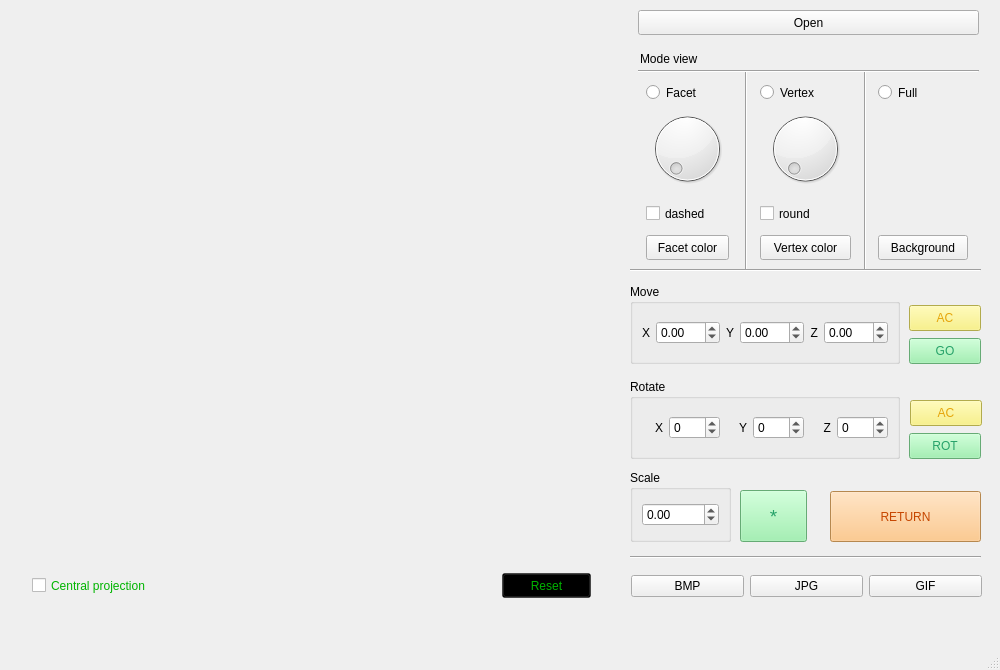
<?xml version="1.0" encoding="UTF-8"?>
<ui version="4.0">
 <class>MainWindow</class>
 <widget class="QMainWindow" name="MainWindow">
  <property name="geometry">
   <rect>
    <x>0</x>
    <y>0</y>
    <width>1000</width>
    <height>670</height>
   </rect>
  </property>
  <property name="windowTitle">
   <string>3D Viwer</string>
  </property>
  <widget class="QWidget" name="centralwidget">
   <widget class="myglwidget" name="glWidget" native="true">
    <property name="geometry">
     <rect>
      <x>10</x>
      <y>10</y>
      <width>600</width>
      <height>600</height>
     </rect>
    </property>
    <widget class="QPushButton" name="pushButton_resetBasis">
     <property name="geometry">
      <rect>
       <x>492</x>
       <y>563</y>
       <width>89</width>
       <height>25</height>
      </rect>
     </property>
     <property name="styleSheet">
      <string notr="true">color: rgb(0, 180, 0);
background-color: rgba(0, 0, 0, 100);
border-color: rgb(0, 255, 0);</string>
     </property>
     <property name="text">
      <string>Reset</string>
     </property>
    </widget>
    <widget class="QCheckBox" name="checkBox_projection">
     <property name="geometry">
      <rect>
       <x>22</x>
       <y>564</y>
       <width>161</width>
       <height>23</height>
      </rect>
     </property>
     <property name="styleSheet">
      <string notr="true">color: rgb(0, 180, 0);</string>
     </property>
     <property name="text">
      <string>Central projection</string>
     </property>
    </widget>
    <widget class="QWidget" name="">
     <property name="geometry">
      <rect>
       <x>11</x>
       <y>6</y>
       <width>581</width>
       <height>65</height>
      </rect>
     </property>
     <layout class="QGridLayout" name="gridLayout_2">
      <item row="0" column="0">
       <widget class="QLabel" name="label_modelName">
        <property name="font">
         <font>
          <underline>false</underline>
          <strikeout>false</strikeout>
         </font>
        </property>
        <property name="styleSheet">
         <string notr="true">color: rgb(0, 180, 0);</string>
        </property>
        <property name="text">
         <string/>
        </property>
       </widget>
      </item>
      <item row="1" column="0">
       <widget class="QLabel" name="label_vertex_amount">
        <property name="font">
         <font>
          <underline>false</underline>
          <strikeout>false</strikeout>
         </font>
        </property>
        <property name="styleSheet">
         <string notr="true">color: rgb(0, 180, 0);</string>
        </property>
        <property name="text">
         <string/>
        </property>
       </widget>
      </item>
      <item row="2" column="0">
       <widget class="QLabel" name="label_facet_amount">
        <property name="font">
         <font>
          <underline>false</underline>
          <strikeout>false</strikeout>
         </font>
        </property>
        <property name="styleSheet">
         <string notr="true">color: rgb(0, 180, 0);</string>
        </property>
        <property name="text">
         <string/>
        </property>
       </widget>
      </item>
     </layout>
    </widget>
   </widget>
   <widget class="QPushButton" name="pushButton_1">
    <property name="geometry">
     <rect>
      <x>638</x>
      <y>10</y>
      <width>341</width>
      <height>25</height>
     </rect>
    </property>
    <property name="text">
     <string>Open</string>
    </property>
   </widget>
   <widget class="QPushButton" name="pushButton_setColor">
    <property name="geometry">
     <rect>
      <x>646</x>
      <y>235</y>
      <width>83</width>
      <height>25</height>
     </rect>
    </property>
    <property name="text">
     <string>Facet color</string>
    </property>
   </widget>
   <widget class="QPushButton" name="pushButton_setColor_2">
    <property name="geometry">
     <rect>
      <x>760</x>
      <y>235</y>
      <width>91</width>
      <height>25</height>
     </rect>
    </property>
    <property name="text">
     <string>Vertex color</string>
    </property>
   </widget>
   <widget class="QGroupBox" name="groupBox_3">
    <property name="geometry">
     <rect>
      <x>630</x>
      <y>379</y>
      <width>270</width>
      <height>80</height>
     </rect>
    </property>
    <property name="title">
     <string>Rotate</string>
    </property>
    <layout class="QHBoxLayout" name="horizontalLayout_9">
     <item>
      <widget class="QLabel" name="label_4">
       <property name="text">
        <string>X</string>
       </property>
       <property name="alignment">
        <set>Qt::AlignRight|Qt::AlignTrailing|Qt::AlignVCenter</set>
       </property>
      </widget>
     </item>
     <item>
      <widget class="QSpinBox" name="spinBox_xRotate">
       <property name="minimum">
        <number>-360</number>
       </property>
       <property name="maximum">
        <number>360</number>
       </property>
      </widget>
     </item>
     <item>
      <widget class="QLabel" name="label_5">
       <property name="text">
        <string>Y</string>
       </property>
       <property name="alignment">
        <set>Qt::AlignRight|Qt::AlignTrailing|Qt::AlignVCenter</set>
       </property>
      </widget>
     </item>
     <item>
      <widget class="QSpinBox" name="spinBox_yRotate">
       <property name="minimum">
        <number>-360</number>
       </property>
       <property name="maximum">
        <number>360</number>
       </property>
      </widget>
     </item>
     <item>
      <widget class="QLabel" name="label_6">
       <property name="text">
        <string>Z</string>
       </property>
       <property name="alignment">
        <set>Qt::AlignRight|Qt::AlignTrailing|Qt::AlignVCenter</set>
       </property>
      </widget>
     </item>
     <item>
      <widget class="QSpinBox" name="spinBox_zRotate">
       <property name="minimum">
        <number>-360</number>
       </property>
       <property name="maximum">
        <number>360</number>
       </property>
      </widget>
     </item>
    </layout>
   </widget>
   <widget class="QGroupBox" name="groupBox_5">
    <property name="geometry">
     <rect>
      <x>630</x>
      <y>470</y>
      <width>101</width>
      <height>72</height>
     </rect>
    </property>
    <property name="title">
     <string>Scale</string>
    </property>
    <layout class="QGridLayout" name="gridLayout">
     <item row="0" column="0">
      <widget class="QDoubleSpinBox" name="doubleSpinBox_Scale">
       <property name="minimum">
        <double>-100.000000000000000</double>
       </property>
       <property name="maximum">
        <double>100.000000000000000</double>
       </property>
      </widget>
     </item>
    </layout>
   </widget>
   <widget class="QPushButton" name="pushButton_resetMove">
    <property name="geometry">
     <rect>
      <x>830</x>
      <y>491</y>
      <width>151</width>
      <height>51</height>
     </rect>
    </property>
    <property name="styleSheet">
     <string notr="true">background-color: rgb(255, 190, 111);
color: rgb(198, 70, 0);</string>
    </property>
    <property name="text">
     <string>RETURN</string>
    </property>
   </widget>
   <widget class="QPushButton" name="pushButton_setColor_3">
    <property name="geometry">
     <rect>
      <x>878</x>
      <y>235</y>
      <width>90</width>
      <height>25</height>
     </rect>
    </property>
    <property name="text">
     <string>Background</string>
    </property>
   </widget>
   <widget class="QDial" name="dial_facet">
    <property name="geometry">
     <rect>
      <x>646</x>
      <y>99</y>
      <width>83</width>
      <height>100</height>
     </rect>
    </property>
    <property name="minimum">
     <number>1</number>
    </property>
    <property name="maximum">
     <number>6</number>
    </property>
   </widget>
   <widget class="QCheckBox" name="checkBox_dashed">
    <property name="geometry">
     <rect>
      <x>646</x>
      <y>202</y>
      <width>75</width>
      <height>23</height>
     </rect>
    </property>
    <property name="text">
     <string>dashed</string>
    </property>
   </widget>
   <widget class="Line" name="line">
    <property name="geometry">
     <rect>
      <x>726</x>
      <y>70</y>
      <width>41</width>
      <height>200</height>
     </rect>
    </property>
    <property name="orientation">
     <enum>Qt::Vertical</enum>
    </property>
   </widget>
   <widget class="Line" name="line_2">
    <property name="geometry">
     <rect>
      <x>855</x>
      <y>70</y>
      <width>20</width>
      <height>200</height>
     </rect>
    </property>
    <property name="orientation">
     <enum>Qt::Vertical</enum>
    </property>
   </widget>
   <widget class="Line" name="line_3">
    <property name="geometry">
     <rect>
      <x>638</x>
      <y>63</y>
      <width>341</width>
      <height>16</height>
     </rect>
    </property>
    <property name="orientation">
     <enum>Qt::Horizontal</enum>
    </property>
   </widget>
   <widget class="QGroupBox" name="groupBox_2">
    <property name="geometry">
     <rect>
      <x>630</x>
      <y>284</y>
      <width>270</width>
      <height>80</height>
     </rect>
    </property>
    <property name="title">
     <string>Move</string>
    </property>
    <layout class="QHBoxLayout" name="horizontalLayout_7">
     <item>
      <widget class="QLabel" name="label">
       <property name="text">
        <string>X</string>
       </property>
       <property name="alignment">
        <set>Qt::AlignRight|Qt::AlignTrailing|Qt::AlignVCenter</set>
       </property>
      </widget>
     </item>
     <item>
      <widget class="QDoubleSpinBox" name="doubleSpinBox_xMove">
       <property name="minimum">
        <double>-10000.000000000000000</double>
       </property>
       <property name="maximum">
        <double>10000.000000000000000</double>
       </property>
      </widget>
     </item>
     <item>
      <widget class="QLabel" name="label_2">
       <property name="text">
        <string>Y</string>
       </property>
       <property name="alignment">
        <set>Qt::AlignRight|Qt::AlignTrailing|Qt::AlignVCenter</set>
       </property>
      </widget>
     </item>
     <item>
      <widget class="QDoubleSpinBox" name="doubleSpinBox_yMove">
       <property name="minimum">
        <double>-10000.000000000000000</double>
       </property>
       <property name="maximum">
        <double>10000.000000000000000</double>
       </property>
      </widget>
     </item>
     <item>
      <widget class="QLabel" name="label_3">
       <property name="text">
        <string>Z</string>
       </property>
       <property name="alignment">
        <set>Qt::AlignRight|Qt::AlignTrailing|Qt::AlignVCenter</set>
       </property>
      </widget>
     </item>
     <item>
      <widget class="QDoubleSpinBox" name="doubleSpinBox_zMove">
       <property name="minimum">
        <double>-10000.000000000000000</double>
       </property>
       <property name="maximum">
        <double>10000.000000000000000</double>
       </property>
      </widget>
     </item>
    </layout>
   </widget>
   <widget class="Line" name="line_4">
    <property name="geometry">
     <rect>
      <x>630</x>
      <y>260</y>
      <width>351</width>
      <height>20</height>
     </rect>
    </property>
    <property name="orientation">
     <enum>Qt::Horizontal</enum>
    </property>
   </widget>
   <widget class="QLabel" name="label_7">
    <property name="geometry">
     <rect>
      <x>640</x>
      <y>50</y>
      <width>151</width>
      <height>17</height>
     </rect>
    </property>
    <property name="font">
     <font>
      <bold>false</bold>
     </font>
    </property>
    <property name="text">
     <string>Mode view</string>
    </property>
   </widget>
   <widget class="Line" name="line_6">
    <property name="geometry">
     <rect>
      <x>630</x>
      <y>547</y>
      <width>351</width>
      <height>20</height>
     </rect>
    </property>
    <property name="orientation">
     <enum>Qt::Horizontal</enum>
    </property>
   </widget>
   <widget class="QDial" name="dial_vertex">
    <property name="geometry">
     <rect>
      <x>764</x>
      <y>99</y>
      <width>83</width>
      <height>100</height>
     </rect>
    </property>
    <property name="minimum">
     <number>1</number>
    </property>
    <property name="maximum">
     <number>20</number>
    </property>
   </widget>
   <widget class="QCheckBox" name="checkBox_round">
    <property name="geometry">
     <rect>
      <x>760</x>
      <y>202</y>
      <width>66</width>
      <height>23</height>
     </rect>
    </property>
    <property name="text">
     <string>round</string>
    </property>
   </widget>
   <widget class="QPushButton" name="pushButton_moveReset">
    <property name="geometry">
     <rect>
      <x>909</x>
      <y>305</y>
      <width>72</width>
      <height>26</height>
     </rect>
    </property>
    <property name="styleSheet">
     <string notr="true">color: rgb(229, 165, 10);
background-color: rgb(249, 240, 107);</string>
    </property>
    <property name="text">
     <string>AC</string>
    </property>
   </widget>
   <widget class="QPushButton" name="pushButton_go">
    <property name="geometry">
     <rect>
      <x>909</x>
      <y>338</y>
      <width>72</width>
      <height>26</height>
     </rect>
    </property>
    <property name="styleSheet">
     <string notr="true">background-color: rgb(143, 240, 164);
color: rgb(38, 162, 105);</string>
    </property>
    <property name="text">
     <string>GO</string>
    </property>
   </widget>
   <widget class="QPushButton" name="pushButton_rotate">
    <property name="geometry">
     <rect>
      <x>909</x>
      <y>433</y>
      <width>72</width>
      <height>26</height>
     </rect>
    </property>
    <property name="styleSheet">
     <string notr="true">background-color: rgb(143, 240, 164);
color: rgb(38, 162, 105);</string>
    </property>
    <property name="text">
     <string>ROT</string>
    </property>
   </widget>
   <widget class="QPushButton" name="pushButton_scale">
    <property name="geometry">
     <rect>
      <x>740</x>
      <y>490</y>
      <width>67</width>
      <height>52</height>
     </rect>
    </property>
    <property name="font">
     <font>
      <pointsize>14</pointsize>
     </font>
    </property>
    <property name="styleSheet">
     <string notr="true">background-color: rgb(143, 240, 164);
color: rgb(38, 162, 105);</string>
    </property>
    <property name="text">
     <string>*</string>
    </property>
   </widget>
   <widget class="QPushButton" name="pushButton_rotateReset">
    <property name="geometry">
     <rect>
      <x>910</x>
      <y>400</y>
      <width>72</width>
      <height>26</height>
     </rect>
    </property>
    <property name="styleSheet">
     <string notr="true">color: rgb(229, 165, 10);
background-color: rgb(249, 240, 107);</string>
    </property>
    <property name="text">
     <string>AC</string>
    </property>
   </widget>
   <widget class="QRadioButton" name="radio_facet">
    <property name="geometry">
     <rect>
      <x>646</x>
      <y>81</y>
      <width>62</width>
      <height>23</height>
     </rect>
    </property>
    <property name="text">
     <string>Facet</string>
    </property>
   </widget>
   <widget class="QRadioButton" name="radio_vertex">
    <property name="geometry">
     <rect>
      <x>760</x>
      <y>81</y>
      <width>71</width>
      <height>23</height>
     </rect>
    </property>
    <property name="text">
     <string>Vertex</string>
    </property>
   </widget>
   <widget class="QRadioButton" name="radio_full">
    <property name="geometry">
     <rect>
      <x>878</x>
      <y>81</y>
      <width>50</width>
      <height>23</height>
     </rect>
    </property>
    <property name="text">
     <string>Full</string>
    </property>
   </widget>
   <widget class="QWidget" name="layoutWidget">
    <property name="geometry">
     <rect>
      <x>631</x>
      <y>573</y>
      <width>351</width>
      <height>27</height>
     </rect>
    </property>
    <layout class="QHBoxLayout" name="horizontalLayout">
     <item>
      <widget class="QPushButton" name="pushButton_bmp">
       <property name="text">
        <string>BMP</string>
       </property>
      </widget>
     </item>
     <item>
      <widget class="QPushButton" name="pushButton_jpg">
       <property name="enabled">
        <bool>true</bool>
       </property>
       <property name="text">
        <string>JPG</string>
       </property>
      </widget>
     </item>
     <item>
      <widget class="QPushButton" name="pushButton_gif">
       <property name="text">
        <string>GIF</string>
       </property>
      </widget>
     </item>
    </layout>
   </widget>
  </widget>
  <widget class="QMenuBar" name="menubar">
   <property name="geometry">
    <rect>
     <x>0</x>
     <y>0</y>
     <width>1000</width>
     <height>22</height>
    </rect>
   </property>
  </widget>
  <widget class="QStatusBar" name="statusbar">
   <property name="autoFillBackground">
    <bool>false</bool>
   </property>
  </widget>
 </widget>
 <customwidgets>
  <customwidget>
   <class>myglwidget</class>
   <extends>QWidget</extends>
   <header>myglwidget.h</header>
   <container>1</container>
  </customwidget>
 </customwidgets>
 <resources/>
 <connections/>
</ui>
